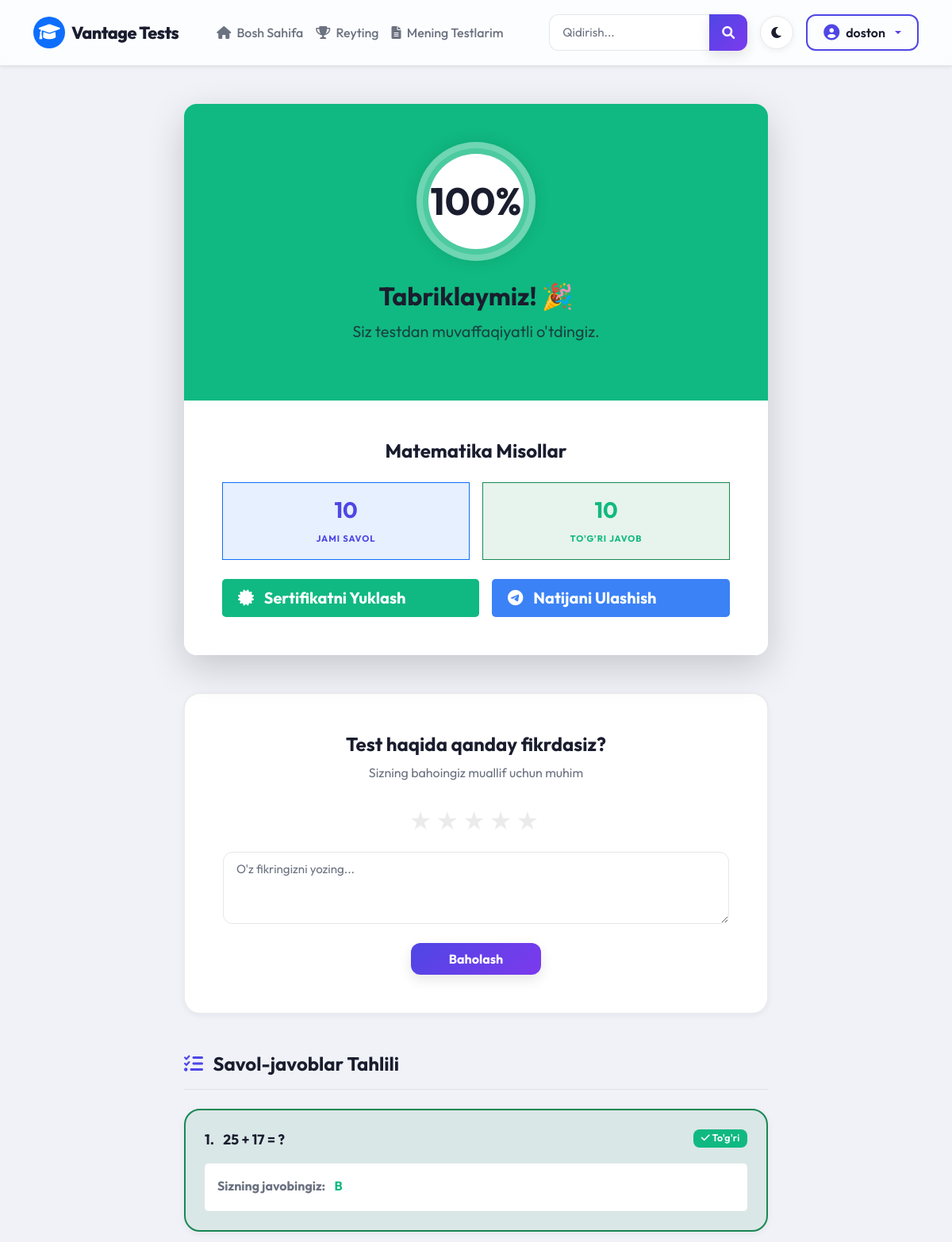
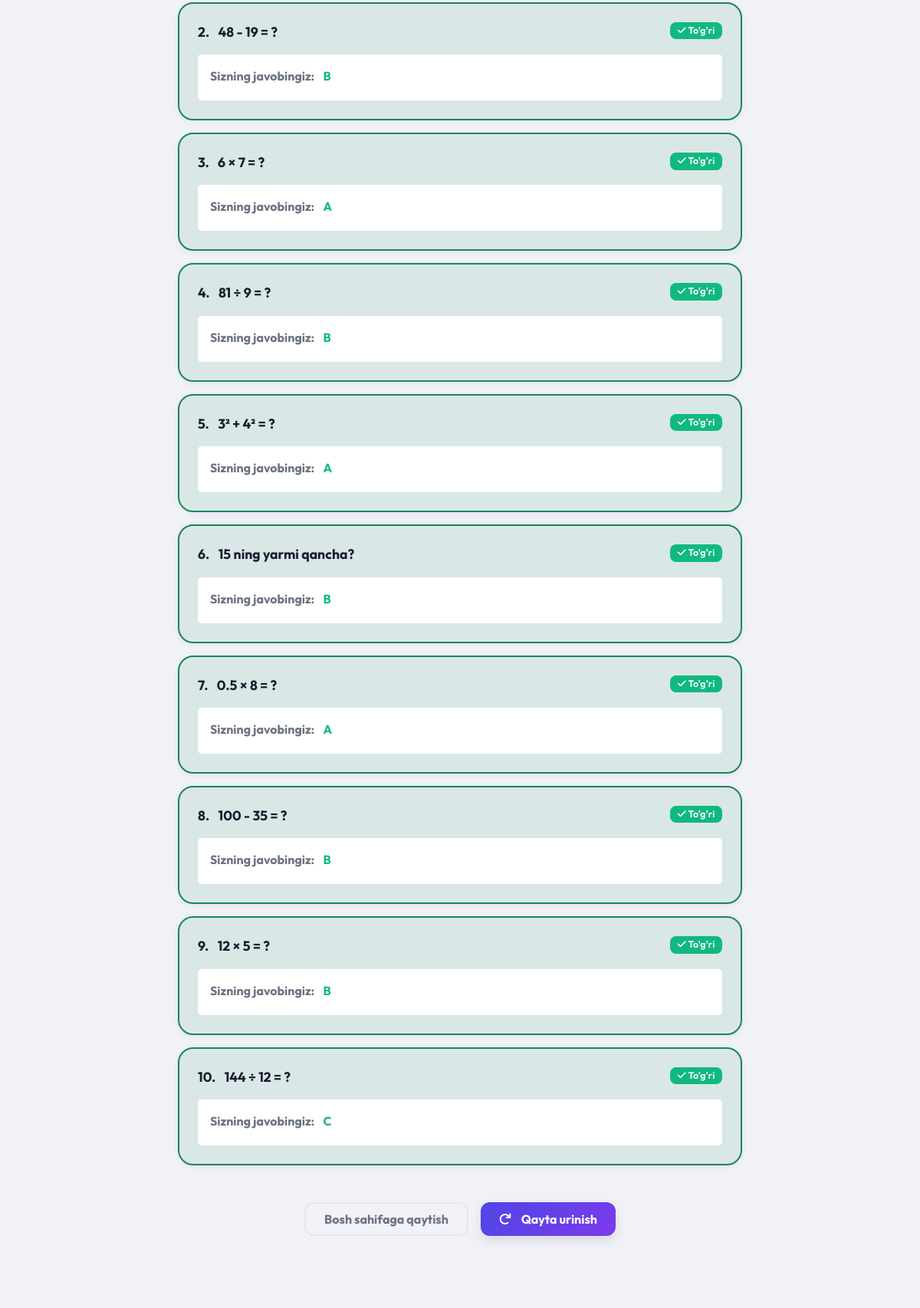
The app's page /result/36/ (signed in, upper part) with its own data (2 pictures, top to bottom).
### main/models.py (models this page shows, shortened)
class CheckTest(models.Model):
    student = models.ForeignKey(User, on_delete=models.CASCADE)
    test = models.ForeignKey(Test, on_delete=models.CASCADE)
    finded_questions = models.PositiveBigIntegerField(default=0)
    user_passed = models.BooleanField(default=False)
    percentage = models.PositiveBigIntegerField(default=0)
    is_public = models.BooleanField(default=True)
    started_at = models.DateTimeField(auto_now_add=True)
    finished_at = models.DateTimeField(null=True, blank=True)

class Test(models.Model):
    author = models.ForeignKey(User, on_delete=models.CASCADE)
    category = models.ForeignKey(Category, on_delete=models.CASCADE)
    title = models.CharField(max_length=200)
    maximum_attempts = models.PositiveBigIntegerField()
    duration = models.PositiveIntegerField(default=20, help_text="Test davomiyligi (daqiqada)")
    pass_percentage = models.PositiveBigIntegerField()

class CheckQuestion(models.Model):
    checktest = models.ForeignKey(CheckTest, on_delete=models.CASCADE)
    question = models.ForeignKey(Question, on_delete=models.CASCADE)
    given_answer = models.CharField(max_length=1)
    true_answer = models.CharField(max_length=1)
    is_true = models.BooleanField(default=False)

class Question(models.Model):
    test = models.ForeignKey(Test, on_delete=models.CASCADE)
    question = models.CharField(max_length=300)
    a = models.CharField(max_length=200)
    b = models.CharField(max_length=200)
    c = models.CharField(max_length=200)
    d = models.CharField(max_length=200)
    true_answer = models.CharField(max_length=1, help_text="Enter the correct option (a/b/c/d)")

### main/views.py (the view)
# urls.py: path('result/<int:checktest_id>/', views.test_result, name='test_result'),
@login_required(login_url='login')
def test_result(request, checktest_id):
    checktest = get_object_or_404(CheckTest, id=checktest_id, student=request.user)
    check_questions = CheckQuestion.objects.filter(checktest=checktest)
    total_tests_count = Test.objects.count()
    active_users_count = User.objects.filter(is_active=True).count()
    completed_tests_count = CheckTest.objects.count()
    context = {
        'checktest': checktest,
        'check_questions': check_questions,
        'total_tests_count': total_tests_count,
        'active_users_count': active_users_count,
        'completed_tests_count': completed_tests_count,
    }
    return render(request, 'test_result.html', context)

### main/context_processors.py (called while the page is built)
def footer_stats(request):
    try:
        total_tests_count = Test.objects.count()
    except Exception:
        total_tests_count = 0
    try:
        active_users_count = User.objects.filter(is_active=True).count()
    except Exception:
        active_users_count = 0
    try:
        completed_tests_count = CheckTest.objects.count()
    except Exception:
        completed_tests_count = 0
    return {
        'total_tests_count': total_tests_count,
        'active_users_count': active_users_count,
        'completed_tests_count': completed_tests_count,
    }

### templates/test_result.html (shortened to what this page needs)
{% extends "base.html" %}
{% block content %}
<div class="container py-4">
    <div class="row justify-content-center mb-5">
        <div class="col-lg-8">
            <div class="card border-0 shadow-lg rounded-4 overflow-hidden bg-card text-center relative position-relative">
                <div class="p-5 text-white" style="background: {% if checktest.user_passed %}var(--success){% else %}var(--danger){% endif %} !important;">
                    <div class="mb-4">
                        {% if checktest.user_passed %}
                            <div class="score-circle bg-white text-success bg-opacity-25 backdrop-blur">
                                <div class="bg-white rounded-circle d-flex align-items-center justify-content-center" style="width: 120px; height: 120px;">
                                    <h1 class="display-5 fw-bold mb-0">{{ checktest.percentage }}%</h1>
                                </div>
                            </div>
                            <h2 class="fw-bold mt-4 mb-2">Tabriklaymiz! 🎉</h2>
                            <p class="fs-5 opacity-75 mb-0">Siz testdan muvaffaqiyatli o'tdingiz.</p>
                        {% endif %}
                    </div>
                </div>
                <div class="card-body p-4 p-md-5">
                    <h4 class="fw-bold text-main mb-4">{{ checktest.test.title }}</h4>
                    <div class="row g-3 mb-4">
                        <div class="col-6">
                            <div class="p-3 border rounded-4 bg-primary bg-opacity-10 border-primary border-opacity-25">
                                <h3 class="fw-bold text-primary mb-1">{{ check_questions.count }}</h3>
                                <small class="text-primary text-uppercase fw-bold" style="letter-spacing: 1px; font-size: 0.7rem;">Jami savol</small>
                            </div>
                        </div>
                        <div class="col-6">
                            <div class="p-3 border rounded-4 bg-success bg-opacity-10 border-success border-opacity-25">
                                <h3 class="fw-bold text-success mb-1">{{ checktest.finded_questions }}</h3>
                                <small class="text-success text-uppercase fw-bold" style="letter-spacing: 1px; font-size: 0.7rem;">To'g'ri javob</small>
                            </div>
                        </div>
                    </div>
                    <div class="d-flex flex-column flex-md-row gap-3 mt-4">
                        {% if checktest.user_passed %}
                        <a href="{% url 'generate_certificate' checktest.id %}" class="btn btn-success btn-lg flex-grow-1 fw-bold rounded-3">
                            <i class="fas fa-certificate me-2"></i> Sertifikatni Yuklash
                        </a>
                        {% endif %}
                        <a href="https://t.me/share/url?url=http://127.0.0.1:8000/ready_to_test/{{ checktest.test.id }}&text=Men {{ checktest.test.title }} testidan {{ checktest.percentage }}% natija oldim! Sen ham topshirib ko'r!" target="_blank" class="btn btn-info text-white btn-lg flex-grow-1 fw-bold rounded-3">
                            <i class="fab fa-telegram-plane me-2"></i> Natijani Ulashish
                        </a>
                    </div>
                </div>
            </div>
        </div>
    </div>
    <div class="row justify-content-center mb-5">
        <div class="col-lg-8">
            <div class="result-card p-4 p-md-5">
                <div class="text-center mb-4">
                    <h4 class="fw-bold text-main mb-2">Test haqida qanday fikrdasiz?</h4>
                    <p class="text-muted">Sizning bahoingiz muallif uchun muhim</p>
                </div>
                <form action="{% url 'add_review' checktest.test.id %}" method="post">
                    <div class="d-flex justify-content-center mb-3">
                        <div class="rating">
                            <input type="radio" name="rating" value="5" id="r5"><label for="r5">★</label>
                            <input type="radio" name="rating" value="4" id="r4"><label for="r4">★</label>
                            <input type="radio" name="rating" value="3" id="r3"><label for="r3">★</label>
                            <input type="radio" name="rating" value="2" id="r2"><label for="r2">★</label>
                            <input type="radio" name="rating" value="1" id="r1"><label for="r1">★</label>
                        </div>
                    </div>
                    <div class="mb-4">
                        <textarea name="comment" class="form-control" rows="3" placeholder="O'z fikringizni yozing..." style="border-radius: 12px;" required></textarea>
                    </div>
                    <div class="text-center">
                        <button type="submit" class="btn btn-primary px-5 py-2 fw-bold" style="border-radius: 12px;">Baholash</button>
                    </div>
                </form>
            </div>
        </div>
    </div>
    <div class="row justify-content-center">
        <div class="col-lg-8">
            <h4 class="fw-bold mb-4 border-bottom pb-3"><i class="fas fa-list-check text-primary me-2"></i> Savol-javoblar Tahlili</h4>
            <div class="d-flex flex-column gap-3 mb-5">
                {% for check_question in check_questions %}
                <div class="result-card p-4 {% if check_question.is_true %}border-success bg-success bg-opacity-10{% else %}border-danger bg-danger bg-opacity-10{% endif %}" style="border-width: 2px;">
                    <div class="d-flex justify-content-between align-items-start mb-3">
                        <h6 class="fw-bold mb-0" style="line-height: 1.5; font-size: 1.1rem; color: var(--text-main);">
                            <span class="me-2">{{ forloop.counter }}.</span> {{ check_question.question.question }}
                        </h6>
                        {% if check_question.is_true %}
                            <span class="badge bg-success ms-3 flex-shrink-0"><i class="fas fa-check"></i> To'g'ri</span>
                        {% else %}
                            <span class="badge bg-danger ms-3 flex-shrink-0"><i class="fas fa-times"></i> Xato</span>
                        {% endif %}
                    </div>
                    <div class="p-3 rounded-3 bg-card mt-3">
                        <p class="mb-1 text-main">
                            <span class="text-muted fw-bold me-2">Sizning javobingiz:</span>
                            <span class="fw-bold {% if check_question.is_true %}text-success{% else %}text-danger{% endif %} text-uppercase">
                                {{ check_question.given_answer }}
                            </span>
                        </p>
                    </div>
                </div>
                {% endfor %}
            </div>
            <div class="d-flex justify-content-center gap-3 mt-4 mb-5">
                <a href="{% url 'index' %}" class="btn btn-outline-secondary px-4 py-2 fw-bold" style="border-radius: 12px;">
                    Bosh sahifaga qaytish
                </a>
                <a href="{% url 'ready_to_test' checktest.test.id %}" class="btn btn-primary px-4 py-2 fw-bold" style="border-radius: 12px;">
                    <i class="fas fa-redo me-2"></i> Qayta urinish
                </a>
            </div>
        </div>
    </div>
</div>
{% endblock content %}

### templates/base.html (shortened to what this page needs)
{% load static %}
<!DOCTYPE html>
<html lang="uz">
<head>
    <link href="https://cdn.jsdelivr.net/npm/bootstrap@5.1.3/dist/css/bootstrap.min.css" rel="stylesheet">
    <link href="https://cdnjs.cloudflare.com/ajax/libs/font-awesome/6.0.0/css/all.min.css" rel="stylesheet">
    <link rel="stylesheet" type="text/css" href="{% static 'style.css' %}">
</head>
<body>
    <nav class="navbar navbar-expand-lg glass-navbar shadow-sm py-3">
        <div class="container">
            <a class="navbar-brand d-flex align-items-center" href="/">
                <div class="bg-primary text-white rounded-circle p-2 me-2 d-flex justify-content-center align-items-center" style="width: 40px; height: 40px;">
                    <i class="fas fa-graduation-cap"></i>
                </div>
                Vantage Tests
            </a>
            <div class="collapse navbar-collapse" id="navbarContent">
                <ul class="navbar-nav me-auto ps-lg-4">
                    <li class="nav-item">
                        <a class="nav-link" href="{% url 'index' %}">
                            <i class="fas fa-home me-1"></i> Bosh Sahifa
                        </a>
                    </li>
                    <li class="nav-item">
                        <a class="nav-link" href="{% url 'leaderboard' %}">
                            <i class="fas fa-trophy me-1"></i> Reyting
                        </a>
                    </li>
                    {% if user.is_authenticated %}
                    <li class="nav-item">
                        <a class="nav-link" href="{% url 'my_tests' %}">
                            <i class="fas fa-file-alt me-1"></i> Mening Testlarim
                        </a>
                    </li>
                    {% endif %}
                </ul>
                <div class="d-flex align-items-center gap-3 mt-3 mt-lg-0">
                    <form class="input-group" action="{% url 'index' %}" method="get" style="width: 250px;">
                        <input class="form-control" type="search" placeholder="Qidirish..." name="q" aria-label="Search" style="border-right: none;">
                        <button class="btn btn-primary px-3" type="submit">
                            <i class="fas fa-search"></i>
                        </button>
                    </form>
                    <button class="theme-toggle-btn" id="theme-toggle" title="Mavzuni o'zgartirish">
                        <i class="fas fa-moon" id="theme-icon"></i>
                    </button>
                    {% if user.is_authenticated %}
                    <div class="dropdown">
                        <button class="btn btn-outline-primary dropdown-toggle d-flex align-items-center gap-2" type="button" data-bs-toggle="dropdown">
                            <i class="fas fa-user-circle fs-5"></i> <span>{{ user.username }}</span>
                        </button>
                    </div>
                    {% else %}
                    <div class="d-flex gap-2">
                        <a href="{% url 'login' %}" class="btn btn-outline-primary">Kirish</a>
                        <a href="{% url 'signup' %}" class="btn btn-primary">Ro'yxatdan o'tish</a>
                    </div>
                    {% endif %}
                </div>
            </div>
        </div>
    </nav>
    <main class="flex-grow-1 py-4">
        {% block content %}
        {% endblock content %}
    </main>
</body>
</html>

### templates/test_result.html (style rules this page uses)
.rating { display: flex; flex-direction: row-reverse; justify-content: flex-end; }
.rating label { cursor: pointer; font-size: 32px; color: var(--border); transition: color 0.2s; margin-right: 5px; }
.result-card { background: var(--bg-card); border: 1px solid var(--border); border-radius: 20px; box-shadow: var(--shadow-sm); }
.score-circle { width: 150px; height: 150px; border-radius: 50%; display: flex; align-items: center; justify-content: center; margin: 0 auto; border: 8px solid rgba(255,255,255,0.2); box-shadow: 0 0 20px rgba(0,0,0,0.1); }

### records on screen
CheckTest: percentage "100", test "Matematika Misollar", finded_questions "10"
CheckQuestion: question.question "25 + 17 = ?", is_true True (drawn), given_answer "B"
CheckQuestion: question.question "48 - 19 = ?", is_true True (drawn), given_answer "B"
CheckQuestion: question.question "6 × 7 = ?", is_true True (drawn), given_answer "A"
CheckQuestion: question.question "81 ÷ 9 = ?", is_true True (drawn), given_answer "B"
CheckQuestion: question.question "3² + 4² = ?", is_true True (drawn), given_answer "A"
CheckQuestion: question.question "15 ning yarmi qancha?", is_true True (drawn), given_answer "B"
CheckQuestion: question.question "0.5 × 8 = ?", is_true True (drawn), given_answer "A"
CheckQuestion: question.question "100 - 35 = ?", is_true True (drawn), given_answer "B"
CheckQuestion: question.question "12 × 5 = ?", is_true True (drawn), given_answer "B"
CheckQuestion: question.question "144 ÷ 12 = ?", is_true True (drawn), given_answer "C"

### other values on screen
{{ user.username }} "doston"
{{ check_questions.count }} "10"
